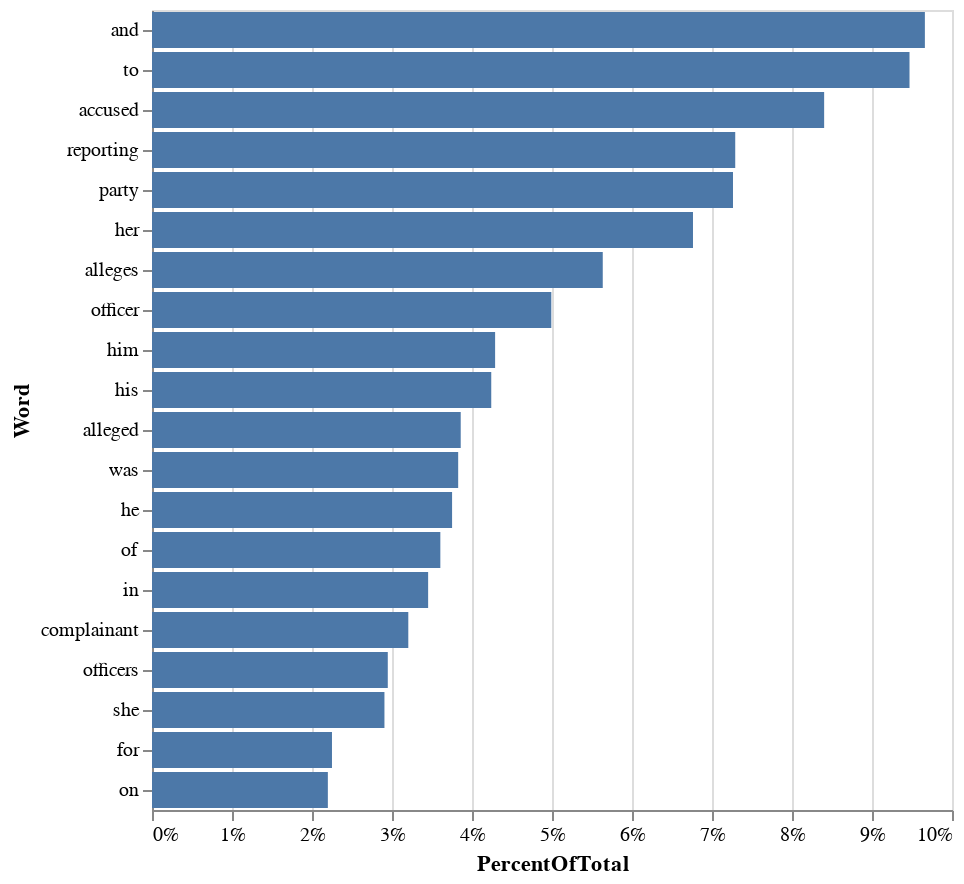

Notebook code for this chart:
### Code cell
alt.data_transformers.disable_max_rows()

alt.Chart(source).transform_joinaggregate(
    TotalCount='sum(Count)',
).transform_calculate(
    PercentOfTotal="datum.Count / datum.TotalCount"
).mark_bar().encode(
    alt.X('PercentOfTotal:Q', axis=alt.Axis(format='.0%')),
    alt.Y('Word:N', sort='-x')
)

### Figure 1 — Vega-Lite specification as saved in the notebook (floating-point values rounded to 4 significant figures)
{"config": {"view": {"continuousWidth": 400, "continuousHeight": 300}}, "data": {"name": "data-a0abab043528c54dd0418ee068fbfeea"}, "mark": "bar", "encoding": {"x": {"type": "quantitative", "axis": {"format": ".0%"}, "field": "PercentOfTotal"}, "y": {"type": "nominal", "field": "Word", "sort": "-x"}}, "transform": [{"joinaggregate": [{"op": "sum", "field": "Count", "as": "TotalCount"}]}, {"calculate": "datum.Count / datum.TotalCount", "as": "PercentOfTotal"}], "$schema": "https://vega.github.io/schema/vega-lite/v4.8.1.json", "datasets": {"data-a0abab043528c54dd0418ee068fbfeea": [{"Word": "and", "Count": 26853}, {"Word": "to", "Count": 26319}, {"Word": "accused", "Count": 23353}, {"Word": "reporting", "Count": 20264}, {"Word": "party", "Count": 20186}, {"Word": "her", "Count": 18796}, {"Word": "alleges", "Count": 15661}, {"Word": "officer", "Count": 13874}, {"Word": "him", "Count": 11921}, {"Word": "his", "Count": 11787}, {"Word": "alleged", "Count": 10726}, {"Word": "was", "Count": 10638}, {"Word": "he", "Count": 10426}, {"Word": "of", "Count": 10018}, {"Word": "in", "Count": 9594}, {"Word": "complainant", "Count": 8905}, {"Word": "officers", "Count": 8192}, {"Word": "she", "Count": 8076}, {"Word": "for", "Count": 6253}, {"Word": "on", "Count": 6110}]}}
